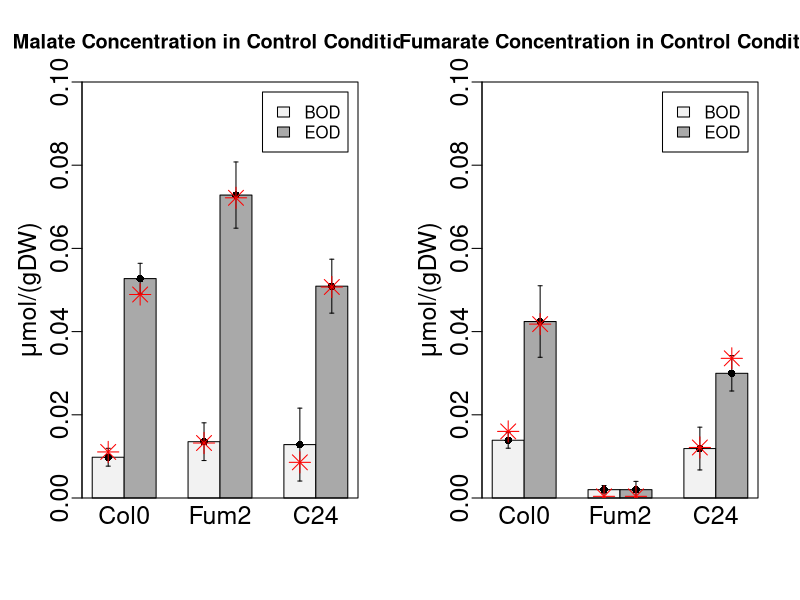

The R source for this figure:
library(Hmisc)

mal_Model20 = c(0.002768,0.01223,0.003304,0.01804,0.002143,0.01268) # BOD/EOD Col0/Fum2/C24
fum_Model20 = c(0.004002,0.01045,0.0001,0.0001,0.003036,0.008393) # BOD/EOD Col0/Fum2/C24

mal_exp20 = c(0.00980236,0.05274206,0.01353543,0.07281972,0.01284029,0.05091889)
mal_exp20_se = c(0.002144948,0.003676404,0.004534005,0.007957132,0.008760525,0.006480968)
fum_exp20 = c(0.01388528,0.04242368,0.002,0.002,0.01188564,0.0299785)
fum_exp20_se = c(0.001917527,0.008595089,0.001,0.002,0.005142021,0.004259989)

# Plotting Bar Graphs
par(mfrow=c(1,2),mgp=c(1.8,0.5,0))

# Comparing Malate Concentrations 
d =matrix(mal_exp20,nrow=2,ncol=3)
rownames(d) = c("BOD","EOD")
colnames(d) = c("Col0","Fum2","C24")
barplot(d, main="Malate Concentration in Control Conditions",
        ylab=expression(paste(mu,'mol/(gDW)')), col=c(adjustcolor("gray",0.2),"darkgray"),
        legend = rownames(d), beside=TRUE, ylim=c(0,0.1),cex.lab=1.5,cex.axis=1.5,cex.names=1.5)
errbar(c(1.5,2.5,4.5,5.5,7.5,8.5), mal_exp20, mal_exp20+mal_exp20_se, mal_exp20-mal_exp20_se,add=TRUE)
box()
points(c(1.5,2.5,4.5,5.5,7.5,8.5),mal_Model20*4,col="red",pch=8,cex=2)

# Comparing Fumarate Concentrations 
d =matrix(fum_exp20,nrow=2,ncol=3)
rownames(d) = c("BOD","EOD")
colnames(d) = c("Col0","Fum2","C24")
barplot(d, main="Fumarate Concentration in Control Conditions",
        ylab=expression(paste(mu,'mol/(gDW)')), col=c(adjustcolor("gray",0.2),"darkgray"),
        legend = rownames(d), beside=TRUE, ylim=c(0,0.1),cex.lab=1.5,cex.axis=1.5,cex.names=1.5)
errbar(c(1.5,2.5,4.5,5.5,7.5,8.5), fum_exp20, fum_exp20+fum_exp20_se, fum_exp20-fum_exp20_se,add=TRUE)
box()
points(c(1.5,2.5,4.5,5.5,7.5,8.5),fum_Model20*4,col="red",pch=8,cex=2)
